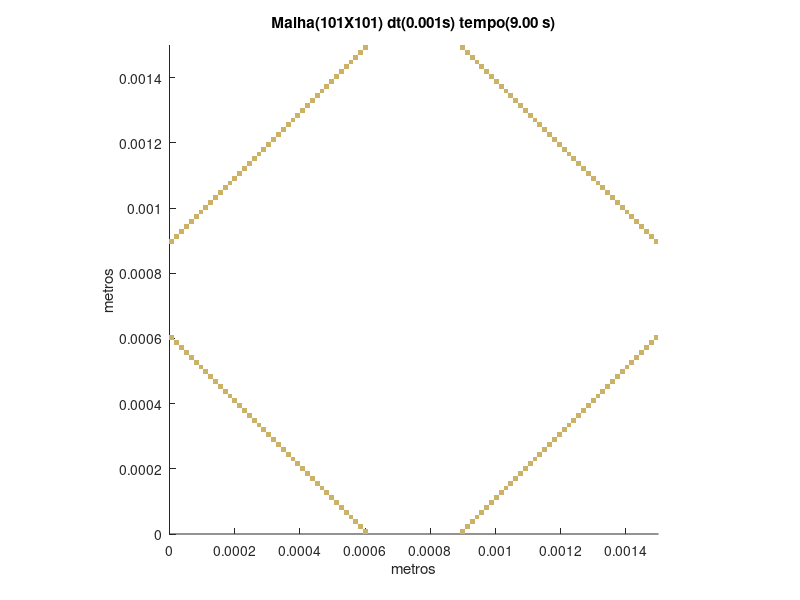

The MATLAB source for this figure:
set (gca,'PlotBoxAspectRatio',[1 1 1],'Xlim',[0,0.0015],'Ylim',[0,0.0015])
hold on
title('Malha(101X101) dt(0.001s) tempo(9.00 s)')
hold on
ylabel('metros')
hold on
xlabel('metros')
hold on

fill([0.000594059405940594 0.000594059405940594 0.000608910891089109 0.000608910891089109],[0 1.48514851485149E-05 1.48514851485149E-05 0],[0.8,0.7,0.4],'LineStyle','none')

fill([0.000891089108910891 0.000891089108910891 0.000905940594059406 0.000905940594059406],[0 1.48514851485149E-05 1.48514851485149E-05 0],[0.8,0.7,0.4],'LineStyle','none')

fill([0.000579207920792079 0.000579207920792079 0.000594059405940594 0.000594059405940594],[1.48514851485149E-05 2.97029702970297E-05 2.97029702970297E-05 1.48514851485149E-05],[0.8,0.7,0.4],'LineStyle','none')

fill([0.000905940594059406 0.000905940594059406 0.000920792079207921 0.000920792079207921],[1.48514851485149E-05 2.97029702970297E-05 2.97029702970297E-05 1.48514851485149E-05],[0.8,0.7,0.4],'LineStyle','none')

fill([0.000564356435643564 0.000564356435643564 0.000579207920792079 0.000579207920792079],[2.97029702970297E-05 4.45544554455446E-05 4.45544554455446E-05 2.97029702970297E-05],[0.8,0.7,0.4],'LineStyle','none')

fill([0.000920792079207921 0.000920792079207921 0.000935643564356436 0.000935643564356436],[2.97029702970297E-05 4.45544554455446E-05 4.45544554455446E-05 2.97029702970297E-05],[0.8,0.7,0.4],'LineStyle','none')

fill([0.000549504950495049 0.000549504950495049 0.000564356435643564 0.000564356435643564],[4.45544554455446E-05 5.94059405940594E-05 5.94059405940594E-05 4.45544554455446E-05],[0.8,0.7,0.4],'LineStyle','none')

fill([0.000935643564356436 0.000935643564356436 0.00095049504950495 0.00095049504950495],[4.45544554455446E-05 5.94059405940594E-05 5.94059405940594E-05 4.45544554455446E-05],[0.8,0.7,0.4],'LineStyle','none')

fill([0.000534653465346535 0.000534653465346535 0.000549504950495049 0.000549504950495049],[5.94059405940594E-05 7.42574257425743E-05 7.42574257425743E-05 5.94059405940594E-05],[0.8,0.7,0.4],'LineStyle','none')

fill([0.00095049504950495 0.00095049504950495 0.000965346534653465 0.000965346534653465],[5.94059405940594E-05 7.42574257425743E-05 7.42574257425743E-05 5.94059405940594E-05],[0.8,0.7,0.4],'LineStyle','none')

fill([0.00051980198019802 0.00051980198019802 0.000534653465346535 0.000534653465346535],[7.42574257425743E-05 8.91089108910891E-05 8.91089108910891E-05 7.42574257425743E-05],[0.8,0.7,0.4],'LineStyle','none')

fill([0.000965346534653465 0.000965346534653465 0.00098019801980198 0.00098019801980198],[7.42574257425743E-05 8.91089108910891E-05 8.91089108910891E-05 7.42574257425743E-05],[0.8,0.7,0.4],'LineStyle','none')

fill([0.000504950495049505 0.000504950495049505 0.00051980198019802 0.00051980198019802],[8.91089108910891E-05 0.000103960396039604 0.000103960396039604 8.91089108910891E-05],[0.8,0.7,0.4],'LineStyle','none')

fill([0.00098019801980198 0.00098019801980198 0.000995049504950495 0.000995049504950495],[8.91089108910891E-05 0.000103960396039604 0.000103960396039604 8.91089108910891E-05],[0.8,0.7,0.4],'LineStyle','none')

fill([0.00049009900990099 0.00049009900990099 0.000504950495049505 0.000504950495049505],[0.000103960396039604 0.000118811881188119 0.000118811881188119 0.000103960396039604],[0.8,0.7,0.4],'LineStyle','none')

fill([0.000995049504950495 0.000995049504950495 0.00100990099009901 0.00100990099009901],[0.000103960396039604 0.000118811881188119 0.000118811881188119 0.000103960396039604],[0.8,0.7,0.4],'LineStyle','none')

fill([0.000475247524752475 0.000475247524752475 0.00049009900990099 0.00049009900990099],[0.000118811881188119 0.000133663366336634 0.000133663366336634 0.000118811881188119],[0.8,0.7,0.4],'LineStyle','none')

fill([0.00100990099009901 0.00100990099009901 0.00102475247524752 0.00102475247524752],[0.000118811881188119 0.000133663366336634 0.000133663366336634 0.000118811881188119],[0.8,0.7,0.4],'LineStyle','none')

fill([0.00046039603960396 0.00046039603960396 0.000475247524752475 0.000475247524752475],[0.000133663366336634 0.000148514851485149 0.000148514851485149 0.000133663366336634],[0.8,0.7,0.4],'LineStyle','none')

fill([0.00102475247524752 0.00102475247524752 0.00103960396039604 0.00103960396039604],[0.000133663366336634 0.000148514851485149 0.000148514851485149 0.000133663366336634],[0.8,0.7,0.4],'LineStyle','none')

fill([0.000445544554455446 0.000445544554455446 0.00046039603960396 0.00046039603960396],[0.000148514851485149 0.000163366336633663 0.000163366336633663 0.000148514851485149],[0.8,0.7,0.4],'LineStyle','none')

fill([0.00103960396039604 0.00103960396039604 0.00105445544554455 0.00105445544554455],[0.000148514851485149 0.000163366336633663 0.000163366336633663 0.000148514851485149],[0.8,0.7,0.4],'LineStyle','none')

fill([0.000430693069306931 0.000430693069306931 0.000445544554455446 0.000445544554455446],[0.000163366336633663 0.000178217821782178 0.000178217821782178 0.000163366336633663],[0.8,0.7,0.4],'LineStyle','none')

fill([0.00105445544554455 0.00105445544554455 0.00106930693069307 0.00106930693069307],[0.000163366336633663 0.000178217821782178 0.000178217821782178 0.000163366336633663],[0.8,0.7,0.4],'LineStyle','none')

fill([0.000415841584158416 0.000415841584158416 0.000430693069306931 0.000430693069306931],[0.000178217821782178 0.000193069306930693 0.000193069306930693 0.000178217821782178],[0.8,0.7,0.4],'LineStyle','none')

fill([0.00106930693069307 0.00106930693069307 0.00108415841584158 0.00108415841584158],[0.000178217821782178 0.000193069306930693 0.000193069306930693 0.000178217821782178],[0.8,0.7,0.4],'LineStyle','none')

fill([0.000400990099009901 0.000400990099009901 0.000415841584158416 0.000415841584158416],[0.000193069306930693 0.000207920792079208 0.000207920792079208 0.000193069306930693],[0.8,0.7,0.4],'LineStyle','none')

fill([0.00108415841584158 0.00108415841584158 0.0010990099009901 0.0010990099009901],[0.000193069306930693 0.000207920792079208 0.000207920792079208 0.000193069306930693],[0.8,0.7,0.4],'LineStyle','none')

fill([0.000386138613861386 0.000386138613861386 0.000400990099009901 0.000400990099009901],[0.000207920792079208 0.000222772277227723 0.000222772277227723 0.000207920792079208],[0.8,0.7,0.4],'LineStyle','none')

fill([0.0010990099009901 0.0010990099009901 0.00111386138613861 0.00111386138613861],[0.000207920792079208 0.000222772277227723 0.000222772277227723 0.000207920792079208],[0.8,0.7,0.4],'LineStyle','none')

fill([0.000371287128712871 0.000371287128712871 0.000386138613861386 0.000386138613861386],[0.000222772277227723 0.000237623762376238 0.000237623762376238 0.000222772277227723],[0.8,0.7,0.4],'LineStyle','none')

fill([0.00111386138613861 0.00111386138613861 0.00112871287128713 0.00112871287128713],[0.000222772277227723 0.000237623762376238 0.000237623762376238 0.000222772277227723],[0.8,0.7,0.4],'LineStyle','none')

fill([0.000356435643564356 0.000356435643564356 0.000371287128712871 0.000371287128712871],[0.000237623762376238 0.000252475247524752 0.000252475247524752 0.000237623762376238],[0.8,0.7,0.4],'LineStyle','none')

fill([0.00112871287128713 0.00112871287128713 0.00114356435643564 0.00114356435643564],[0.000237623762376238 0.000252475247524752 0.000252475247524752 0.000237623762376238],[0.8,0.7,0.4],'LineStyle','none')

fill([0.000341584158415842 0.000341584158415842 0.000356435643564356 0.000356435643564356],[0.000252475247524752 0.000267326732673267 0.000267326732673267 0.000252475247524752],[0.8,0.7,0.4],'LineStyle','none')

fill([0.00114356435643564 0.00114356435643564 0.00115841584158416 0.00115841584158416],[0.000252475247524752 0.000267326732673267 0.000267326732673267 0.000252475247524752],[0.8,0.7,0.4],'LineStyle','none')

fill([0.000326732673267327 0.000326732673267327 0.000341584158415842 0.000341584158415842],[0.000267326732673267 0.000282178217821782 0.000282178217821782 0.000267326732673267],[0.8,0.7,0.4],'LineStyle','none')

fill([0.00115841584158416 0.00115841584158416 0.00117326732673267 0.00117326732673267],[0.000267326732673267 0.000282178217821782 0.000282178217821782 0.000267326732673267],[0.8,0.7,0.4],'LineStyle','none')

fill([0.000311881188118812 0.000311881188118812 0.000326732673267327 0.000326732673267327],[0.000282178217821782 0.000297029702970297 0.000297029702970297 0.000282178217821782],[0.8,0.7,0.4],'LineStyle','none')

fill([0.00117326732673267 0.00117326732673267 0.00118811881188119 0.00118811881188119],[0.000282178217821782 0.000297029702970297 0.000297029702970297 0.000282178217821782],[0.8,0.7,0.4],'LineStyle','none')

fill([0.000297029702970297 0.000297029702970297 0.000311881188118812 0.000311881188118812],[0.000297029702970297 0.000311881188118812 0.000311881188118812 0.000297029702970297],[0.8,0.7,0.4],'LineStyle','none')

fill([0.00118811881188119 0.00118811881188119 0.0012029702970297 0.0012029702970297],[0.000297029702970297 0.000311881188118812 0.000311881188118812 0.000297029702970297],[0.8,0.7,0.4],'LineStyle','none')

fill([0.000282178217821782 0.000282178217821782 0.000297029702970297 0.000297029702970297],[0.000311881188118812 0.000326732673267327 0.000326732673267327 0.000311881188118812],[0.8,0.7,0.4],'LineStyle','none')

fill([0.0012029702970297 0.0012029702970297 0.00121782178217822 0.00121782178217822],[0.000311881188118812 0.000326732673267327 0.000326732673267327 0.000311881188118812],[0.8,0.7,0.4],'LineStyle','none')

fill([0.000267326732673267 0.000267326732673267 0.000282178217821782 0.000282178217821782],[0.000326732673267327 0.000341584158415842 0.000341584158415842 0.000326732673267327],[0.8,0.7,0.4],'LineStyle','none')

fill([0.00121782178217822 0.00121782178217822 0.00123267326732673 0.00123267326732673],[0.000326732673267327 0.000341584158415842 0.000341584158415842 0.000326732673267327],[0.8,0.7,0.4],'LineStyle','none')

fill([0.000252475247524752 0.000252475247524752 0.000267326732673267 0.000267326732673267],[0.000341584158415842 0.000356435643564356 0.000356435643564356 0.000341584158415842],[0.8,0.7,0.4],'LineStyle','none')

fill([0.00123267326732673 0.00123267326732673 0.00124752475247525 0.00124752475247525],[0.000341584158415842 0.000356435643564356 0.000356435643564356 0.000341584158415842],[0.8,0.7,0.4],'LineStyle','none')

fill([0.000237623762376238 0.000237623762376238 0.000252475247524752 0.000252475247524752],[0.000356435643564356 0.000371287128712871 0.000371287128712871 0.000356435643564356],[0.8,0.7,0.4],'LineStyle','none')

fill([0.00124752475247525 0.00124752475247525 0.00126237623762376 0.00126237623762376],[0.000356435643564356 0.000371287128712871 0.000371287128712871 0.000356435643564356],[0.8,0.7,0.4],'LineStyle','none')

fill([0.000222772277227723 0.000222772277227723 0.000237623762376238 0.000237623762376238],[0.000371287128712871 0.000386138613861386 0.000386138613861386 0.000371287128712871],[0.8,0.7,0.4],'LineStyle','none')

fill([0.00126237623762376 0.00126237623762376 0.00127722772277228 0.00127722772277228],[0.000371287128712871 0.000386138613861386 0.000386138613861386 0.000371287128712871],[0.8,0.7,0.4],'LineStyle','none')

fill([0.000207920792079208 0.000207920792079208 0.000222772277227723 0.000222772277227723],[0.000386138613861386 0.000400990099009901 0.000400990099009901 0.000386138613861386],[0.8,0.7,0.4],'LineStyle','none')

fill([0.00127722772277228 0.00127722772277228 0.00129207920792079 0.00129207920792079],[0.000386138613861386 0.000400990099009901 0.000400990099009901 0.000386138613861386],[0.8,0.7,0.4],'LineStyle','none')

fill([0.000193069306930693 0.000193069306930693 0.000207920792079208 0.000207920792079208],[0.000400990099009901 0.000415841584158416 0.000415841584158416 0.000400990099009901],[0.8,0.7,0.4],'LineStyle','none')

fill([0.00129207920792079 0.00129207920792079 0.00130693069306931 0.00130693069306931],[0.000400990099009901 0.000415841584158416 0.000415841584158416 0.000400990099009901],[0.8,0.7,0.4],'LineStyle','none')

fill([0.000178217821782178 0.000178217821782178 0.000193069306930693 0.000193069306930693],[0.000415841584158416 0.000430693069306931 0.000430693069306931 0.000415841584158416],[0.8,0.7,0.4],'LineStyle','none')

fill([0.00130693069306931 0.00130693069306931 0.00132178217821782 0.00132178217821782],[0.000415841584158416 0.000430693069306931 0.000430693069306931 0.000415841584158416],[0.8,0.7,0.4],'LineStyle','none')

fill([0.000163366336633663 0.000163366336633663 0.000178217821782178 0.000178217821782178],[0.000430693069306931 0.000445544554455446 0.000445544554455446 0.000430693069306931],[0.8,0.7,0.4],'LineStyle','none')

fill([0.00132178217821782 0.00132178217821782 0.00133663366336634 0.00133663366336634],[0.000430693069306931 0.000445544554455446 0.000445544554455446 0.000430693069306931],[0.8,0.7,0.4],'LineStyle','none')

fill([0.000148514851485149 0.000148514851485149 0.000163366336633663 0.000163366336633663],[0.000445544554455446 0.00046039603960396 0.00046039603960396 0.000445544554455446],[0.8,0.7,0.4],'LineStyle','none')

fill([0.00133663366336634 0.00133663366336634 0.00135148514851485 0.00135148514851485],[0.000445544554455446 0.00046039603960396 0.00046039603960396 0.000445544554455446],[0.8,0.7,0.4],'LineStyle','none')

fill([0.000133663366336634 0.000133663366336634 0.000148514851485149 0.000148514851485149],[0.00046039603960396 0.000475247524752475 0.000475247524752475 0.00046039603960396],[0.8,0.7,0.4],'LineStyle','none')

fill([0.00135148514851485 0.00135148514851485 0.00136633663366337 0.00136633663366337],[0.00046039603960396 0.000475247524752475 0.000475247524752475 0.00046039603960396],[0.8,0.7,0.4],'LineStyle','none')

fill([0.000118811881188119 0.000118811881188119 0.000133663366336634 0.000133663366336634],[0.000475247524752475 0.00049009900990099 0.00049009900990099 0.000475247524752475],[0.8,0.7,0.4],'LineStyle','none')

fill([0.00136633663366337 0.00136633663366337 0.00138118811881188 0.00138118811881188],[0.000475247524752475 0.00049009900990099 0.00049009900990099 0.000475247524752475],[0.8,0.7,0.4],'LineStyle','none')

fill([0.000103960396039604 0.000103960396039604 0.000118811881188119 0.000118811881188119],[0.00049009900990099 0.000504950495049505 0.000504950495049505 0.00049009900990099],[0.8,0.7,0.4],'LineStyle','none')

fill([0.00138118811881188 0.00138118811881188 0.0013960396039604 0.0013960396039604],[0.00049009900990099 0.000504950495049505 0.000504950495049505 0.00049009900990099],[0.8,0.7,0.4],'LineStyle','none')

fill([8.91089108910891E-05 8.91089108910891E-05 0.000103960396039604 0.000103960396039604],[0.000504950495049505 0.00051980198019802 0.00051980198019802 0.000504950495049505],[0.8,0.7,0.4],'LineStyle','none')

fill([0.0013960396039604 0.0013960396039604 0.00141089108910891 0.00141089108910891],[0.000504950495049505 0.00051980198019802 0.00051980198019802 0.000504950495049505],[0.8,0.7,0.4],'LineStyle','none')

fill([7.42574257425743E-05 7.42574257425743E-05 8.91089108910891E-05 8.91089108910891E-05],[0.00051980198019802 0.000534653465346535 0.000534653465346535 0.00051980198019802],[0.8,0.7,0.4],'LineStyle','none')

fill([0.00141089108910891 0.00141089108910891 0.00142574257425743 0.00142574257425743],[0.00051980198019802 0.000534653465346535 0.000534653465346535 0.00051980198019802],[0.8,0.7,0.4],'LineStyle','none')

fill([5.94059405940594E-05 5.94059405940594E-05 7.42574257425743E-05 7.42574257425743E-05],[0.000534653465346535 0.000549504950495049 0.000549504950495049 0.000534653465346535],[0.8,0.7,0.4],'LineStyle','none')

fill([0.00142574257425743 0.00142574257425743 0.00144059405940594 0.00144059405940594],[0.000534653465346535 0.000549504950495049 0.000549504950495049 0.000534653465346535],[0.8,0.7,0.4],'LineStyle','none')

fill([4.45544554455446E-05 4.45544554455446E-05 5.94059405940594E-05 5.94059405940594E-05],[0.000549504950495049 0.000564356435643564 0.000564356435643564 0.000549504950495049],[0.8,0.7,0.4],'LineStyle','none')

fill([0.00144059405940594 0.00144059405940594 0.00145544554455446 0.00145544554455446],[0.000549504950495049 0.000564356435643564 0.000564356435643564 0.000549504950495049],[0.8,0.7,0.4],'LineStyle','none')

fill([2.97029702970297E-05 2.97029702970297E-05 4.45544554455446E-05 4.45544554455446E-05],[0.000564356435643564 0.000579207920792079 0.000579207920792079 0.000564356435643564],[0.8,0.7,0.4],'LineStyle','none')

fill([0.00145544554455446 0.00145544554455446 0.00147029702970297 0.00147029702970297],[0.000564356435643564 0.000579207920792079 0.000579207920792079 0.000564356435643564],[0.8,0.7,0.4],'LineStyle','none')

fill([1.48514851485149E-05 1.48514851485149E-05 2.97029702970297E-05 2.97029702970297E-05],[0.000579207920792079 0.000594059405940594 0.000594059405940594 0.000579207920792079],[0.8,0.7,0.4],'LineStyle','none')

fill([0.00147029702970297 0.00147029702970297 0.00148514851485149 0.00148514851485149],[0.000579207920792079 0.000594059405940594 0.000594059405940594 0.000579207920792079],[0.8,0.7,0.4],'LineStyle','none')

fill([0 0 1.48514851485149E-05 1.48514851485149E-05],[0.000594059405940594 0.000608910891089109 0.000608910891089109 0.000594059405940594],[0.8,0.7,0.4],'LineStyle','none')

fill([0.00148514851485149 0.00148514851485149 0.0015 0.0015],[0.000594059405940594 0.000608910891089109 0.000608910891089109 0.000594059405940594],[0.8,0.7,0.4],'LineStyle','none')

fill([0 0 1.48514851485149E-05 1.48514851485149E-05],[0.000891089108910891 0.000905940594059406 0.000905940594059406 0.000891089108910891],[0.8,0.7,0.4],'LineStyle','none')

fill([0.00148514851485149 0.00148514851485149 0.0015 0.0015],[0.000891089108910891 0.000905940594059406 0.000905940594059406 0.000891089108910891],[0.8,0.7,0.4],'LineStyle','none')

fill([1.48514851485149E-05 1.48514851485149E-05 2.97029702970297E-05 2.97029702970297E-05],[0.000905940594059406 0.000920792079207921 0.000920792079207921 0.000905940594059406],[0.8,0.7,0.4],'LineStyle','none')

fill([0.00147029702970297 0.00147029702970297 0.00148514851485149 0.00148514851485149],[0.000905940594059406 0.000920792079207921 0.000920792079207921 0.000905940594059406],[0.8,0.7,0.4],'LineStyle','none')

fill([2.97029702970297E-05 2.97029702970297E-05 4.45544554455446E-05 4.45544554455446E-05],[0.000920792079207921 0.000935643564356436 0.000935643564356436 0.000920792079207921],[0.8,0.7,0.4],'LineStyle','none')

fill([0.00145544554455446 0.00145544554455446 0.00147029702970297 0.00147029702970297],[0.000920792079207921 0.000935643564356436 0.000935643564356436 0.000920792079207921],[0.8,0.7,0.4],'LineStyle','none')

fill([4.45544554455446E-05 4.45544554455446E-05 5.94059405940594E-05 5.94059405940594E-05],[0.000935643564356436 0.00095049504950495 0.00095049504950495 0.000935643564356436],[0.8,0.7,0.4],'LineStyle','none')

fill([0.00144059405940594 0.00144059405940594 0.00145544554455446 0.00145544554455446],[0.000935643564356436 0.00095049504950495 0.00095049504950495 0.000935643564356436],[0.8,0.7,0.4],'LineStyle','none')

fill([5.94059405940594E-05 5.94059405940594E-05 7.42574257425743E-05 7.42574257425743E-05],[0.00095049504950495 0.000965346534653465 0.000965346534653465 0.00095049504950495],[0.8,0.7,0.4],'LineStyle','none')

fill([0.00142574257425743 0.00142574257425743 0.00144059405940594 0.00144059405940594],[0.00095049504950495 0.000965346534653465 0.000965346534653465 0.00095049504950495],[0.8,0.7,0.4],'LineStyle','none')

fill([7.42574257425743E-05 7.42574257425743E-05 8.91089108910891E-05 8.91089108910891E-05],[0.000965346534653465 0.00098019801980198 0.00098019801980198 0.000965346534653465],[0.8,0.7,0.4],'LineStyle','none')

fill([0.00141089108910891 0.00141089108910891 0.00142574257425743 0.00142574257425743],[0.000965346534653465 0.00098019801980198 0.00098019801980198 0.000965346534653465],[0.8,0.7,0.4],'LineStyle','none')

fill([8.91089108910891E-05 8.91089108910891E-05 0.000103960396039604 0.000103960396039604],[0.00098019801980198 0.000995049504950495 0.000995049504950495 0.00098019801980198],[0.8,0.7,0.4],'LineStyle','none')

fill([0.0013960396039604 0.0013960396039604 0.00141089108910891 0.00141089108910891],[0.00098019801980198 0.000995049504950495 0.000995049504950495 0.00098019801980198],[0.8,0.7,0.4],'LineStyle','none')

fill([0.000103960396039604 0.000103960396039604 0.000118811881188119 0.000118811881188119],[0.000995049504950495 0.00100990099009901 0.00100990099009901 0.000995049504950495],[0.8,0.7,0.4],'LineStyle','none')

fill([0.00138118811881188 0.00138118811881188 0.0013960396039604 0.0013960396039604],[0.000995049504950495 0.00100990099009901 0.00100990099009901 0.000995049504950495],[0.8,0.7,0.4],'LineStyle','none')

fill([0.000118811881188119 0.000118811881188119 0.000133663366336634 0.000133663366336634],[0.00100990099009901 0.00102475247524752 0.00102475247524752 0.00100990099009901],[0.8,0.7,0.4],'LineStyle','none')

fill([0.00136633663366337 0.00136633663366337 0.00138118811881188 0.00138118811881188],[0.00100990099009901 0.00102475247524752 0.00102475247524752 0.00100990099009901],[0.8,0.7,0.4],'LineStyle','none')

fill([0.000133663366336634 0.000133663366336634 0.000148514851485149 0.000148514851485149],[0.00102475247524752 0.00103960396039604 0.00103960396039604 0.00102475247524752],[0.8,0.7,0.4],'LineStyle','none')

fill([0.00135148514851485 0.00135148514851485 0.00136633663366337 0.00136633663366337],[0.00102475247524752 0.00103960396039604 0.00103960396039604 0.00102475247524752],[0.8,0.7,0.4],'LineStyle','none')

fill([0.000148514851485149 0.000148514851485149 0.000163366336633663 0.000163366336633663],[0.00103960396039604 0.00105445544554455 0.00105445544554455 0.00103960396039604],[0.8,0.7,0.4],'LineStyle','none')

fill([0.00133663366336634 0.00133663366336634 0.00135148514851485 0.00135148514851485],[0.00103960396039604 0.00105445544554455 0.00105445544554455 0.00103960396039604],[0.8,0.7,0.4],'LineStyle','none')

fill([0.000163366336633663 0.000163366336633663 0.000178217821782178 0.000178217821782178],[0.00105445544554455 0.00106930693069307 0.00106930693069307 0.00105445544554455],[0.8,0.7,0.4],'LineStyle','none')

fill([0.00132178217821782 0.00132178217821782 0.00133663366336634 0.00133663366336634],[0.00105445544554455 0.00106930693069307 0.00106930693069307 0.00105445544554455],[0.8,0.7,0.4],'LineStyle','none')

fill([0.000178217821782178 0.000178217821782178 0.000193069306930693 0.000193069306930693],[0.00106930693069307 0.00108415841584158 0.00108415841584158 0.00106930693069307],[0.8,0.7,0.4],'LineStyle','none')

fill([0.00130693069306931 0.00130693069306931 0.00132178217821782 0.00132178217821782],[0.00106930693069307 0.00108415841584158 0.00108415841584158 0.00106930693069307],[0.8,0.7,0.4],'LineStyle','none')

fill([0.000193069306930693 0.000193069306930693 0.000207920792079208 0.000207920792079208],[0.00108415841584158 0.0010990099009901 0.0010990099009901 0.00108415841584158],[0.8,0.7,0.4],'LineStyle','none')

fill([0.00129207920792079 0.00129207920792079 0.00130693069306931 0.00130693069306931],[0.00108415841584158 0.0010990099009901 0.0010990099009901 0.00108415841584158],[0.8,0.7,0.4],'LineStyle','none')

fill([0.000207920792079208 0.000207920792079208 0.000222772277227723 0.000222772277227723],[0.0010990099009901 0.00111386138613861 0.00111386138613861 0.0010990099009901],[0.8,0.7,0.4],'LineStyle','none')

fill([0.00127722772277228 0.00127722772277228 0.00129207920792079 0.00129207920792079],[0.0010990099009901 0.00111386138613861 0.00111386138613861 0.0010990099009901],[0.8,0.7,0.4],'LineStyle','none')

fill([0.000222772277227723 0.000222772277227723 0.000237623762376238 0.000237623762376238],[0.00111386138613861 0.00112871287128713 0.00112871287128713 0.00111386138613861],[0.8,0.7,0.4],'LineStyle','none')

fill([0.00126237623762376 0.00126237623762376 0.00127722772277228 0.00127722772277228],[0.00111386138613861 0.00112871287128713 0.00112871287128713 0.00111386138613861],[0.8,0.7,0.4],'LineStyle','none')

fill([0.000237623762376238 0.000237623762376238 0.000252475247524752 0.000252475247524752],[0.00112871287128713 0.00114356435643564 0.00114356435643564 0.00112871287128713],[0.8,0.7,0.4],'LineStyle','none')

fill([0.00124752475247525 0.00124752475247525 0.00126237623762376 0.00126237623762376],[0.00112871287128713 0.00114356435643564 0.00114356435643564 0.00112871287128713],[0.8,0.7,0.4],'LineStyle','none')

fill([0.000252475247524752 0.000252475247524752 0.000267326732673267 0.000267326732673267],[0.00114356435643564 0.00115841584158416 0.00115841584158416 0.00114356435643564],[0.8,0.7,0.4],'LineStyle','none')

fill([0.00123267326732673 0.00123267326732673 0.00124752475247525 0.00124752475247525],[0.00114356435643564 0.00115841584158416 0.00115841584158416 0.00114356435643564],[0.8,0.7,0.4],'LineStyle','none')

fill([0.000267326732673267 0.000267326732673267 0.000282178217821782 0.000282178217821782],[0.00115841584158416 0.00117326732673267 0.00117326732673267 0.00115841584158416],[0.8,0.7,0.4],'LineStyle','none')

fill([0.00121782178217822 0.00121782178217822 0.00123267326732673 0.00123267326732673],[0.00115841584158416 0.00117326732673267 0.00117326732673267 0.00115841584158416],[0.8,0.7,0.4],'LineStyle','none')

fill([0.000282178217821782 0.000282178217821782 0.000297029702970297 0.000297029702970297],[0.00117326732673267 0.00118811881188119 0.00118811881188119 0.00117326732673267],[0.8,0.7,0.4],'LineStyle','none')

fill([0.0012029702970297 0.0012029702970297 0.00121782178217822 0.00121782178217822],[0.00117326732673267 0.00118811881188119 0.00118811881188119 0.00117326732673267],[0.8,0.7,0.4],'LineStyle','none')

fill([0.000297029702970297 0.000297029702970297 0.000311881188118812 0.000311881188118812],[0.00118811881188119 0.0012029702970297 0.0012029702970297 0.00118811881188119],[0.8,0.7,0.4],'LineStyle','none')

fill([0.00118811881188119 0.00118811881188119 0.0012029702970297 0.0012029702970297],[0.00118811881188119 0.0012029702970297 0.0012029702970297 0.00118811881188119],[0.8,0.7,0.4],'LineStyle','none')

fill([0.000311881188118812 0.000311881188118812 0.000326732673267327 0.000326732673267327],[0.0012029702970297 0.00121782178217822 0.00121782178217822 0.0012029702970297],[0.8,0.7,0.4],'LineStyle','none')

fill([0.00117326732673267 0.00117326732673267 0.00118811881188119 0.00118811881188119],[0.0012029702970297 0.00121782178217822 0.00121782178217822 0.0012029702970297],[0.8,0.7,0.4],'LineStyle','none')

fill([0.000326732673267327 0.000326732673267327 0.000341584158415842 0.000341584158415842],[0.00121782178217822 0.00123267326732673 0.00123267326732673 0.00121782178217822],[0.8,0.7,0.4],'LineStyle','none')

fill([0.00115841584158416 0.00115841584158416 0.00117326732673267 0.00117326732673267],[0.00121782178217822 0.00123267326732673 0.00123267326732673 0.00121782178217822],[0.8,0.7,0.4],'LineStyle','none')

fill([0.000341584158415842 0.000341584158415842 0.000356435643564356 0.000356435643564356],[0.00123267326732673 0.00124752475247525 0.00124752475247525 0.00123267326732673],[0.8,0.7,0.4],'LineStyle','none')

fill([0.00114356435643564 0.00114356435643564 0.00115841584158416 0.00115841584158416],[0.00123267326732673 0.00124752475247525 0.00124752475247525 0.00123267326732673],[0.8,0.7,0.4],'LineStyle','none')

fill([0.000356435643564356 0.000356435643564356 0.000371287128712871 0.000371287128712871],[0.00124752475247525 0.00126237623762376 0.00126237623762376 0.00124752475247525],[0.8,0.7,0.4],'LineStyle','none')

fill([0.00112871287128713 0.00112871287128713 0.00114356435643564 0.00114356435643564],[0.00124752475247525 0.00126237623762376 0.00126237623762376 0.00124752475247525],[0.8,0.7,0.4],'LineStyle','none')

fill([0.000371287128712871 0.000371287128712871 0.000386138613861386 0.000386138613861386],[0.00126237623762376 0.00127722772277228 0.00127722772277228 0.00126237623762376],[0.8,0.7,0.4],'LineStyle','none')

fill([0.00111386138613861 0.00111386138613861 0.00112871287128713 0.00112871287128713],[0.00126237623762376 0.00127722772277228 0.00127722772277228 0.00126237623762376],[0.8,0.7,0.4],'LineStyle','none')

fill([0.000386138613861386 0.000386138613861386 0.000400990099009901 0.000400990099009901],[0.00127722772277228 0.00129207920792079 0.00129207920792079 0.00127722772277228],[0.8,0.7,0.4],'LineStyle','none')

fill([0.0010990099009901 0.0010990099009901 0.00111386138613861 0.00111386138613861],[0.00127722772277228 0.00129207920792079 0.00129207920792079 0.00127722772277228],[0.8,0.7,0.4],'LineStyle','none')

fill([0.000400990099009901 0.000400990099009901 0.000415841584158416 0.000415841584158416],[0.00129207920792079 0.00130693069306931 0.00130693069306931 0.00129207920792079],[0.8,0.7,0.4],'LineStyle','none')

fill([0.00108415841584158 0.00108415841584158 0.0010990099009901 0.0010990099009901],[0.00129207920792079 0.00130693069306931 0.00130693069306931 0.00129207920792079],[0.8,0.7,0.4],'LineStyle','none')

fill([0.000415841584158416 0.000415841584158416 0.000430693069306931 0.000430693069306931],[0.00130693069306931 0.00132178217821782 0.00132178217821782 0.00130693069306931],[0.8,0.7,0.4],'LineStyle','none')

fill([0.00106930693069307 0.00106930693069307 0.00108415841584158 0.00108415841584158],[0.00130693069306931 0.00132178217821782 0.00132178217821782 0.00130693069306931],[0.8,0.7,0.4],'LineStyle','none')

fill([0.000430693069306931 0.000430693069306931 0.000445544554455446 0.000445544554455446],[0.00132178217821782 0.00133663366336634 0.00133663366336634 0.00132178217821782],[0.8,0.7,0.4],'LineStyle','none')

fill([0.00105445544554455 0.00105445544554455 0.00106930693069307 0.00106930693069307],[0.00132178217821782 0.00133663366336634 0.00133663366336634 0.00132178217821782],[0.8,0.7,0.4],'LineStyle','none')

fill([0.000445544554455446 0.000445544554455446 0.00046039603960396 0.00046039603960396],[0.00133663366336634 0.00135148514851485 0.00135148514851485 0.00133663366336634],[0.8,0.7,0.4],'LineStyle','none')

fill([0.00103960396039604 0.00103960396039604 0.00105445544554455 0.00105445544554455],[0.00133663366336634 0.00135148514851485 0.00135148514851485 0.00133663366336634],[0.8,0.7,0.4],'LineStyle','none')

fill([0.00046039603960396 0.00046039603960396 0.000475247524752475 0.000475247524752475],[0.00135148514851485 0.00136633663366337 0.00136633663366337 0.00135148514851485],[0.8,0.7,0.4],'LineStyle','none')

fill([0.00102475247524752 0.00102475247524752 0.00103960396039604 0.00103960396039604],[0.00135148514851485 0.00136633663366337 0.00136633663366337 0.00135148514851485],[0.8,0.7,0.4],'LineStyle','none')

fill([0.000475247524752475 0.000475247524752475 0.00049009900990099 0.00049009900990099],[0.00136633663366337 0.00138118811881188 0.00138118811881188 0.00136633663366337],[0.8,0.7,0.4],'LineStyle','none')

fill([0.00100990099009901 0.00100990099009901 0.00102475247524752 0.00102475247524752],[0.00136633663366337 0.00138118811881188 0.00138118811881188 0.00136633663366337],[0.8,0.7,0.4],'LineStyle','none')

fill([0.00049009900990099 0.00049009900990099 0.000504950495049505 0.000504950495049505],[0.00138118811881188 0.0013960396039604 0.0013960396039604 0.00138118811881188],[0.8,0.7,0.4],'LineStyle','none')

fill([0.000995049504950495 0.000995049504950495 0.00100990099009901 0.00100990099009901],[0.00138118811881188 0.0013960396039604 0.0013960396039604 0.00138118811881188],[0.8,0.7,0.4],'LineStyle','none')

fill([0.000504950495049505 0.000504950495049505 0.00051980198019802 0.00051980198019802],[0.0013960396039604 0.00141089108910891 0.00141089108910891 0.0013960396039604],[0.8,0.7,0.4],'LineStyle','none')

fill([0.00098019801980198 0.00098019801980198 0.000995049504950495 0.000995049504950495],[0.0013960396039604 0.00141089108910891 0.00141089108910891 0.0013960396039604],[0.8,0.7,0.4],'LineStyle','none')

fill([0.00051980198019802 0.00051980198019802 0.000534653465346535 0.000534653465346535],[0.00141089108910891 0.00142574257425743 0.00142574257425743 0.00141089108910891],[0.8,0.7,0.4],'LineStyle','none')

fill([0.000965346534653465 0.000965346534653465 0.00098019801980198 0.00098019801980198],[0.00141089108910891 0.00142574257425743 0.00142574257425743 0.00141089108910891],[0.8,0.7,0.4],'LineStyle','none')

fill([0.000534653465346535 0.000534653465346535 0.000549504950495049 0.000549504950495049],[0.00142574257425743 0.00144059405940594 0.00144059405940594 0.00142574257425743],[0.8,0.7,0.4],'LineStyle','none')

fill([0.00095049504950495 0.00095049504950495 0.000965346534653465 0.000965346534653465],[0.00142574257425743 0.00144059405940594 0.00144059405940594 0.00142574257425743],[0.8,0.7,0.4],'LineStyle','none')

fill([0.000549504950495049 0.000549504950495049 0.000564356435643564 0.000564356435643564],[0.00144059405940594 0.00145544554455446 0.00145544554455446 0.00144059405940594],[0.8,0.7,0.4],'LineStyle','none')

fill([0.000935643564356436 0.000935643564356436 0.00095049504950495 0.00095049504950495],[0.00144059405940594 0.00145544554455446 0.00145544554455446 0.00144059405940594],[0.8,0.7,0.4],'LineStyle','none')

fill([0.000564356435643564 0.000564356435643564 0.000579207920792079 0.000579207920792079],[0.00145544554455446 0.00147029702970297 0.00147029702970297 0.00145544554455446],[0.8,0.7,0.4],'LineStyle','none')

fill([0.000920792079207921 0.000920792079207921 0.000935643564356436 0.000935643564356436],[0.00145544554455446 0.00147029702970297 0.00147029702970297 0.00145544554455446],[0.8,0.7,0.4],'LineStyle','none')

fill([0.000579207920792079 0.000579207920792079 0.000594059405940594 0.000594059405940594],[0.00147029702970297 0.00148514851485149 0.00148514851485149 0.00147029702970297],[0.8,0.7,0.4],'LineStyle','none')

fill([0.000905940594059406 0.000905940594059406 0.000920792079207921 0.000920792079207921],[0.00147029702970297 0.00148514851485149 0.00148514851485149 0.00147029702970297],[0.8,0.7,0.4],'LineStyle','none')

fill([0.000594059405940594 0.000594059405940594 0.000608910891089109 0.000608910891089109],[0.00148514851485149 0.0015 0.0015 0.00148514851485149],[0.8,0.7,0.4],'LineStyle','none')

fill([0.000891089108910891 0.000891089108910891 0.000905940594059406 0.000905940594059406],[0.00148514851485149 0.0015 0.0015 0.00148514851485149],[0.8,0.7,0.4],'LineStyle','none')
